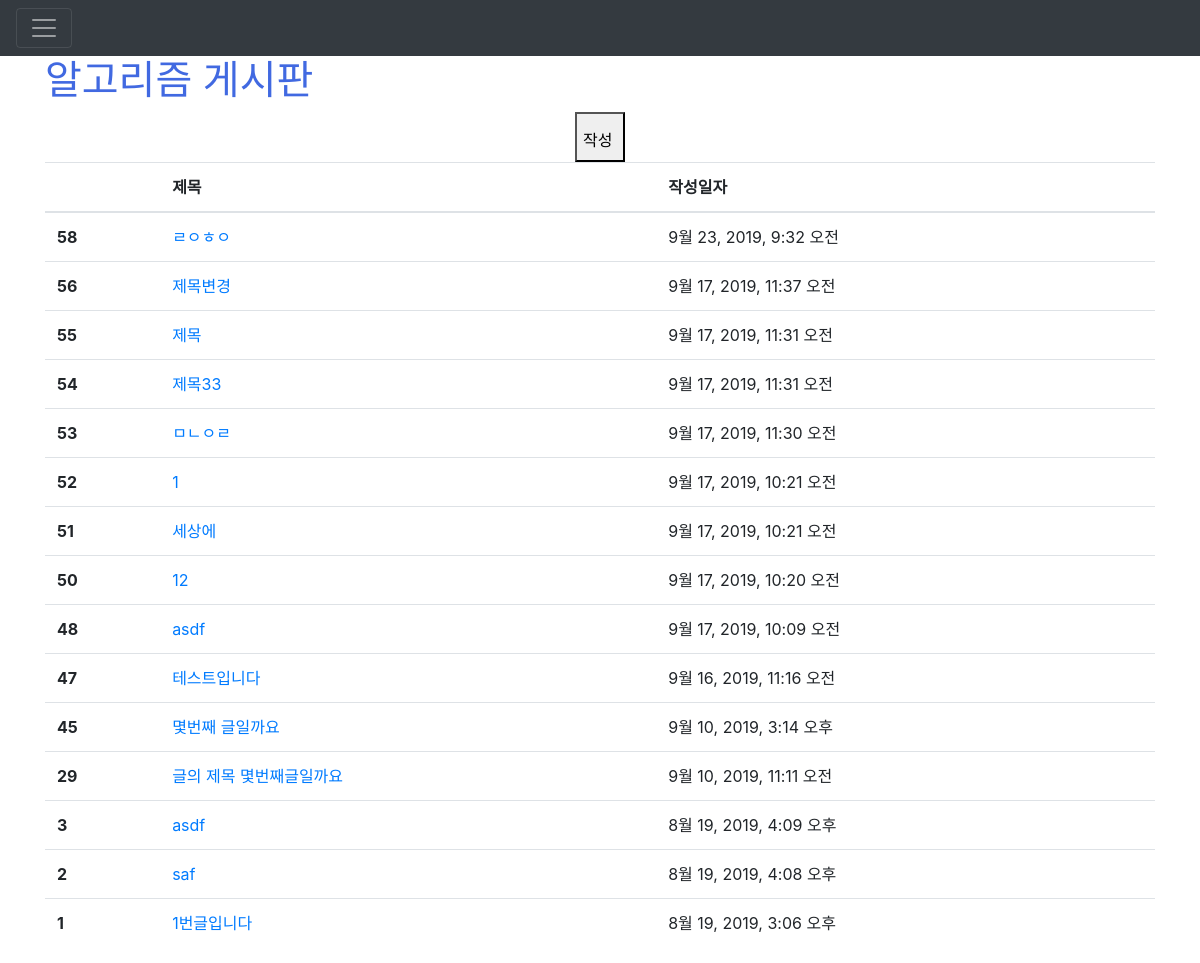
The app's page /articles/, older data.
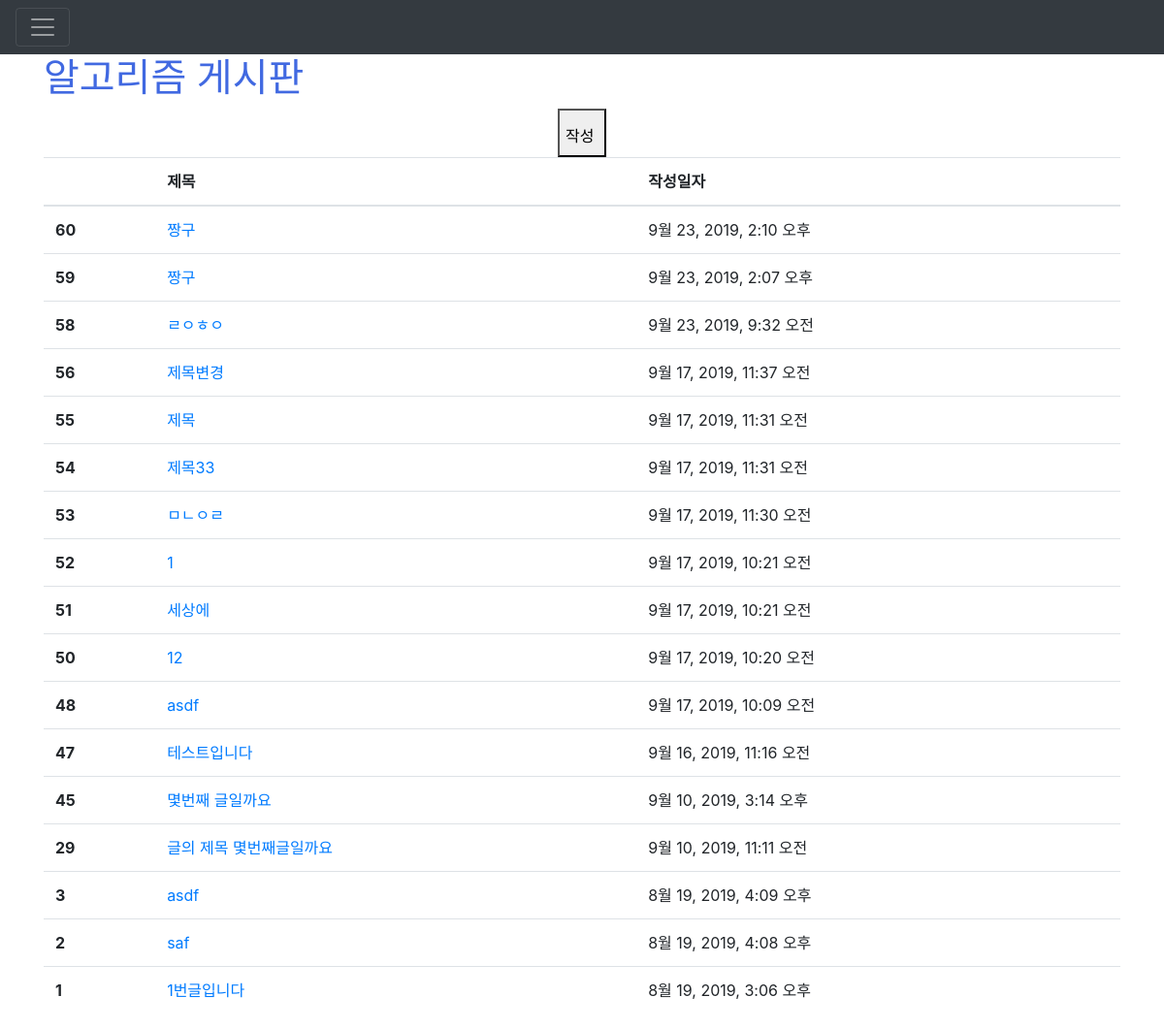
The same page, newer data.
### articles/models.py (models this page shows, shortened)
class Article(models.Model):
    title = models.CharField(max_length=10)
    content = models.TextField()
    image = models.ImageField(blank=True)
    image_thumbnail = ImageSpecField(
        processors=[ResizeToFill(300,300)],
        format='JPEG',
        options={'quality':80}
    )
    created_at = models.DateTimeField(auto_now_add=True)
    updated_at = models.DateTimeField(auto_now=True)

### articles/views.py (the view)
# urls.py: path('',views.index, name='index'),
def index(request):
    articles = Article.objects.order_by('-id')
    context = {
        'articles' : articles
    }
    return render(request, 'articles/index.html',context)

### articles/templates/articles/index.html (shortened to what this page needs)
{% extends 'articles/base.html' %}
{% load static %}
{% block css %}
<link rel="stylesheet" href="{% static 'articles/style.css' %}">
{% endblock %}
{% block body %}
<div>
  <div>
    <h1 class='title'>알고리즘 게시판</h1>
  </div>
  <a href=" {% url 'articles:create' %}">
    <button class="go_new">작성</button>
  </a>
</div>
<table class="table">
  <thead>
    <tr>
      <th scope="col"></th>
      <th scope="col">제목</th>
      <th scope="col">작성일자</th>
    </tr>
  </thead>
  <tbody>
    {% for article in articles %}
    <tr>
      <th scope="row">{{ article.id }}</th>
      <td>
        <a href="{% url 'articles:detail' article.pk %}">
          {{ article.title }}</td>
      <td>{{ article.created_at}}</td>
    </tr>
    {% endfor %}
  </tbody>
</table>
{% endblock %}

Row changes from the older to the newer data that the page shows:
added Article: id "60", title "짱구", created_at "9월 23, 2019, 2:10 오후"
added Article: id "59", title "짱구", created_at "9월 23, 2019, 2:07 오후"
